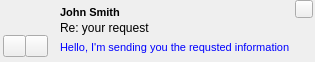
<?xml version="1.0" encoding="UTF-8"?>
<ui version="4.0">
 <class>Form</class>
 <widget class="QWidget" name="Form">
  <property name="geometry">
   <rect>
    <x>0</x>
    <y>0</y>
    <width>315</width>
    <height>62</height>
   </rect>
  </property>
  <property name="sizePolicy">
   <sizepolicy hsizetype="Fixed" vsizetype="Fixed">
    <horstretch>0</horstretch>
    <verstretch>0</verstretch>
   </sizepolicy>
  </property>
  <property name="windowTitle">
   <string>Form</string>
  </property>
  <widget class="QToolButton" name="toolButton_2">
   <property name="geometry">
    <rect>
     <x>3</x>
     <y>35</y>
     <width>23</width>
     <height>22</height>
    </rect>
   </property>
   <property name="text">
    <string/>
   </property>
   <property name="icon">
    <iconset resource="popupwindow.qrc">
     <normaloff>:/res/flag.ico</normaloff>:/res/flag.ico</iconset>
   </property>
  </widget>
  <widget class="QToolButton" name="toolButton_3">
   <property name="geometry">
    <rect>
     <x>25</x>
     <y>35</y>
     <width>23</width>
     <height>22</height>
    </rect>
   </property>
   <property name="text">
    <string/>
   </property>
   <property name="icon">
    <iconset resource="popupwindow.qrc">
     <normaloff>:/res/cross.ico</normaloff>:/res/cross.ico</iconset>
   </property>
  </widget>
  <widget class="QLabel" name="label">
   <property name="geometry">
    <rect>
     <x>10</x>
     <y>0</y>
     <width>33</width>
     <height>33</height>
    </rect>
   </property>
   <property name="text">
    <string/>
   </property>
   <property name="pixmap">
    <pixmap resource="popupwindow.qrc">:/res/letter.ico</pixmap>
   </property>
  </widget>
  <widget class="QLabel" name="label_2">
   <property name="geometry">
    <rect>
     <x>60</x>
     <y>5</y>
     <width>89</width>
     <height>16</height>
    </rect>
   </property>
   <property name="text">
    <string>&lt;!DOCTYPE HTML PUBLIC &quot;-//W3C//DTD HTML 4.0//EN&quot; &quot;http://www.w3.org/TR/REC-html40/strict.dtd&quot;&gt;
&lt;html&gt;&lt;head&gt;&lt;meta name=&quot;qrichtext&quot; content=&quot;1&quot; /&gt;&lt;style type=&quot;text/css&quot;&gt;
p, li { white-space: pre-wrap; }
&lt;/style&gt;&lt;/head&gt;&lt;body style=&quot; font-family:'MS Shell Dlg 2'; font-size:8.25pt; font-weight:400; font-style:normal;&quot;&gt;
&lt;p style=&quot; margin-top:0px; margin-bottom:0px; margin-left:0px; margin-right:0px; -qt-block-indent:0; text-indent:0px;&quot;&gt;&lt;span style=&quot; font-size:8pt; font-weight:600;&quot;&gt;John Smith&lt;/span&gt;&lt;/p&gt;&lt;/body&gt;&lt;/html&gt;</string>
   </property>
  </widget>
  <widget class="QLabel" name="label_3">
   <property name="geometry">
    <rect>
     <x>60</x>
     <y>20</y>
     <width>106</width>
     <height>16</height>
    </rect>
   </property>
   <property name="text">
    <string>Re: your request</string>
   </property>
  </widget>
  <widget class="QLabel" name="label_4">
   <property name="geometry">
    <rect>
     <x>60</x>
     <y>35</y>
     <width>244</width>
     <height>25</height>
    </rect>
   </property>
   <property name="text">
    <string>&lt;!DOCTYPE HTML PUBLIC &quot;-//W3C//DTD HTML 4.0//EN&quot; &quot;http://www.w3.org/TR/REC-html40/strict.dtd&quot;&gt;
&lt;html&gt;&lt;head&gt;&lt;meta name=&quot;qrichtext&quot; content=&quot;1&quot; /&gt;&lt;style type=&quot;text/css&quot;&gt;
p, li { white-space: pre-wrap; }
&lt;/style&gt;&lt;/head&gt;&lt;body style=&quot; font-family:'MS Shell Dlg 2'; font-size:8.25pt; font-weight:400; font-style:normal;&quot;&gt;
&lt;p style=&quot; margin-top:0px; margin-bottom:0px; margin-left:0px; margin-right:0px; -qt-block-indent:0; text-indent:0px;&quot;&gt;&lt;span style=&quot; font-size:8pt; color:#0000ff;&quot;&gt;Hello, I'm sending you the requsted information&lt;/span&gt;&lt;/p&gt;&lt;/body&gt;&lt;/html&gt;</string>
   </property>
  </widget>
  <widget class="QToolButton" name="closeButton">
   <property name="geometry">
    <rect>
     <x>295</x>
     <y>0</y>
     <width>18</width>
     <height>18</height>
    </rect>
   </property>
   <property name="text">
    <string/>
   </property>
   <property name="icon">
    <iconset resource="popupwindow.qrc">
     <normaloff>:/res/close.ico</normaloff>:/res/close.ico</iconset>
   </property>
  </widget>
 </widget>
 <resources>
  <include location="popupwindow.qrc"/>
 </resources>
 <connections/>
 <designerdata>
  <property name="gridDeltaX">
   <number>5</number>
  </property>
  <property name="gridDeltaY">
   <number>5</number>
  </property>
  <property name="gridSnapX">
   <bool>true</bool>
  </property>
  <property name="gridSnapY">
   <bool>true</bool>
  </property>
  <property name="gridVisible">
   <bool>true</bool>
  </property>
 </designerdata>
</ui>
